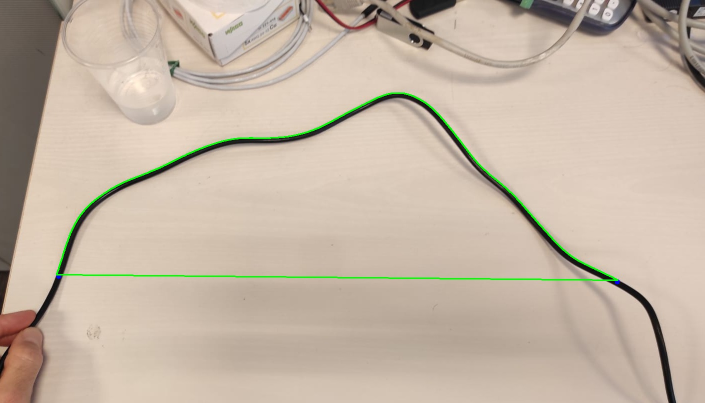
#> input picture photos/WhatsApp Image 2024-04-19 at 22.04.50.jpeg, 1410 x 806 px (shown at 1/2 size)
$ python OpenCV_line_fitting_1.py --img_path '../../photos/WhatsApp Image 2024-04-19 at 22.04.50.jpeg'
#> lines starting #> are read from the running program, lines starting #| are printed output that depends on the picture; after the words box and inside, x2 and y2 are one past the last pixel; in counts of white or black regions, pixels touching at a corner belong together
import argparse
import cv2
import random
import numpy as np
import matplotlib.pyplot as plt
from scipy.interpolate import splprep, splev
from scipy.spatial.distance import cdist

def filter_contours_by_size(contours, min_area, min_length):
    valid_contours = []
    for contour in contours:
        area = cv2.contourArea(contour)
        length = cv2.arcLength(contour, True)
        if area > min_area and length > min_length:
            valid_contours.append(contour)
    return valid_contours

def find_closest_contour_point(contour, point):
    distances = np.sqrt((contour[:, 0, 0] - point[0]) ** 2 + (contour[:, 0, 1] - point[1]) ** 2)
    min_index = np.argmin(distances)
    return min_index

def fit_spline(contour, smoothness=0.2):
    x = contour[:, 0, 0]
    y = contour[:, 0, 1]
    y = max(y) - y  # Invert y-coordinates for correct plotting
    tck, u = splprep([x, y], s=smoothness)  # Smaller s means more smoothing
    new_points = splev(np.linspace(0, 1, 100), tck)
    return new_points, tck, u

def plot_difference(contour, spline_points):
    contour_points = np.column_stack((contour[:, 0, 0], max(contour[:, 0, 1]) - contour[:, 0, 1]))
    spline_points_transposed = np.column_stack(spline_points)
    distances = cdist(contour_points, spline_points_transposed, 'euclidean')
    min_distances = np.min(distances, axis=1)
    plt.figure()
    plt.plot(min_distances)
    plt.title('Distance from Contour Points to Spline')
    plt.xlabel('Contour Point Index')
    plt.ylabel('Distance (pixels)')
    plt.show()


def display_and_trim_contour(img, contours):
    array_contour = []
    colors_array = []
    for contour in contours:
        color1, color2, color3 = random.randint(0, 255), random.randint(0, 255), random.randint(0, 255)
        img_copy = img.copy()
        cv2.drawContours(img_copy, [contour], -1, (color1, color2, color3), 3)
        cv2.namedWindow('Contour', cv2.WINDOW_NORMAL)
        cv2.resizeWindow('Contour', 800, 600)
        cv2.imshow('Contour', img_copy)
        response = cv2.waitKey(0)
        if response == ord('y'):
            array_contour.append(contour)
            colors_array.append((color1, color2, color3))
        elif response == ord('n'):
            continue
    cv2.destroyAllWindows()

    global points
    global all_points
    points = []
    all_points = []
    def click_event(event, x, y, flags, params):
        if event == cv2.EVENT_LBUTTONDOWN:
            if len(points) < 2:
                cv2.circle(img_selcted_contour, (x, y), 10, (255, 0, 0), -1)
                points.append((x, img_selcted_contour.shape[0] - y))  # Save inverted y
                all_points.append((x, img_selcted_contour.shape[0] - y))
                cv2.namedWindow('Image', cv2.WINDOW_NORMAL)
                cv2.resizeWindow('Image', 800, 600)
                cv2.imshow('Image', img_selcted_contour)
            #for point in all_points:
            #    cv2.circle(img_selcted_contour, (point[0], point[1]), 5, (0, 255, 0), -1)
            if len(points) == 2:
                cv2.destroyAllWindows()

    trimmed_contours = []
    for i, contour in enumerate(array_contour):
        img_selcted_contour = img.copy()
        cv2.drawContours(img_selcted_contour, [contour], -1, colors_array[i], 3)
        cv2.namedWindow('Image', cv2.WINDOW_NORMAL)
        cv2.resizeWindow('Image', 800, 600)
        cv2.imshow('Image', img_selcted_contour)
        points = []
        print("Please select two points to trim the contour.")
        cv2.setMouseCallback('Image', click_event)
        cv2.waitKey(0)
        cv2.destroyAllWindows()

        if len(points) == 2:
            real_distance = float(input("Enter the real world distance between the points (in cm): "))
            pixel_distance = np.linalg.norm(np.array(points[0]) - np.array(points[1]))
            scale_factor = real_distance / pixel_distance  # cm per pixel

            start_idx = find_closest_contour_point(contour, points[0])
            end_idx = find_closest_contour_point(contour, points[1])
            trimmed_contour = contour[min(start_idx, end_idx):max(start_idx, end_idx) + 1]
            trimmed_contours.append(trimmed_contour)

        # Apply scaling to trimmed_contour
        spline_points_array = []
        for contour in trimmed_contours:
            scaled_trimmed_contour = np.array(contour) * scale_factor

            spline_points, tck, u = fit_spline(scaled_trimmed_contour)
            spline_points_array.append(spline_points)
            #plot_difference(scaled_trimmed_contour, spline_points)
            #plt.figure()
            plt.plot(spline_points[0], spline_points[1], 'b-', label='Fitted Spline')
            plt.plot(scaled_trimmed_contour[:, 0, 0],
                        max(scaled_trimmed_contour[:, 0, 1]) - scaled_trimmed_contour[:, 0, 1], 'ro', label='Contour Points')
            plt.legend()
            plt.show()


    return spline_points_array


if __name__ == "__main__":
    parser = argparse.ArgumentParser(description='script for testing planners')
    parser.add_argument('-img_path', '--img_path', type=str, default=None, help='insert image path')

    args = parser.parse_args()

    # prepare the map
    img = cv2.imread(args.img_path)
#> img is the input picture: shape (806, 1410, 3); mean B, G, R 165.1, 181.5, 196.3
    if img is None:
        print("Error loading the image")

    img_gray = cv2.cvtColor(img, cv2.COLOR_BGR2GRAY)
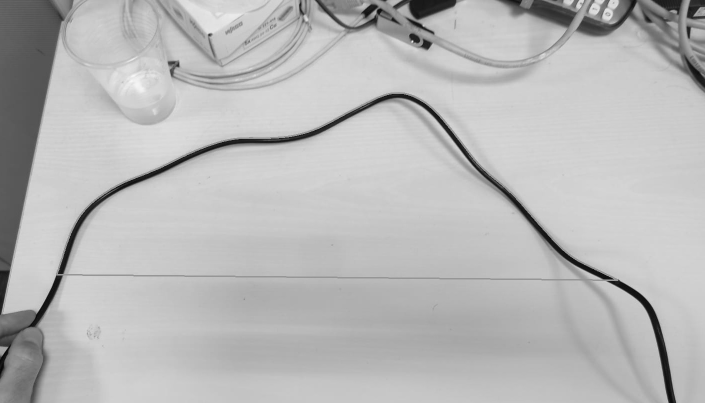
#> img_gray: shape (806, 1410) (shown at 1/2 size); min 1, max 253, mean 184
    edges = cv2.Canny(img_gray, 50, 150, apertureSize=3)
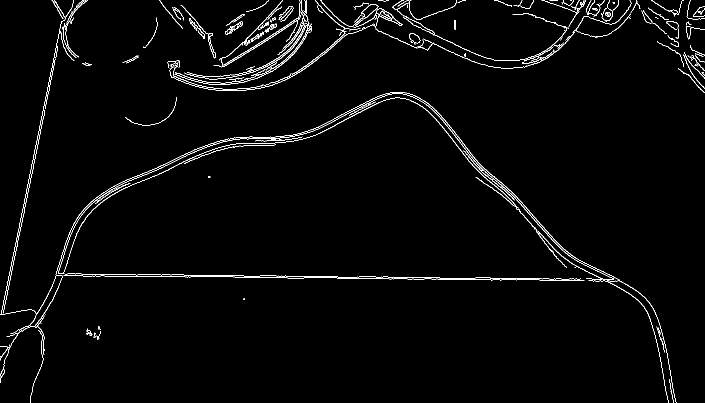
#> edges: shape (806, 1410) (shown at 1/2 size); 2% white in thin lines or dots
    #ret, thresh = cv2.threshold(img_gray, 100, 200, cv2.THRESH_BINARY)
    #contours, hierarchy = cv2.findContours(image=thresh, mode=cv2.RETR_EXTERNAL, method=cv2.CHAIN_APPROX_SIMPLE)#cv2.RETR_LIST
    contours, hierarchy = cv2.findContours(image=edges, mode=cv2.RETR_EXTERNAL, method=cv2.CHAIN_APPROX_SIMPLE)#cv2.RETR_EXTERNAL, cv2.RETR_TREE, cv2.RETR_LIST ##cv2.CHAIN_APPROX_SIMPLE
#> contours = 202 contours, 145 with area under 20; largest, box (x1, y1, x2, y2) and area: (116, 187, 1228, 560) 1068, (640, 0, 806, 55) 602, (0, 0, 1353, 806) 560, (707, 8, 757, 52) 463, (751, 0, 1263, 137) 198
    filtered_contours = filter_contours_by_size(contours, min_area=20, min_length=150)
#> the loop in filter_contours_by_size, `for contour in contours:` made 202 passes
#> (area, length) on passes 13, 14, 21: (27, 233.6), (20, 52.28), (60.5, 696.1)
#> after the loop in filter_contours_by_size, `for contour in contours:`: valid_contours = 43 contours; largest, box (x1, y1, x2, y2) and area: (116, 187, 1228, 560) 1068, (640, 0, 806, 55) 602, (0, 0, 1353, 806) 560, (707, 8, 757, 52) 463, (751, 0, 1263, 137) 198
#> filtered_contours has the same summary as valid_contours in filter_contours_by_size
    spline_points = display_and_trim_contour(img, filtered_contours)
#> the loop in display_and_trim_contour, `for contour in contours:` made 43 passes; (key Esc is pressed on pass 1)
#> (color1, color2, color3) on passes 1 to 12: (197, 215, 20), (132, 248, 207), (155, 244, 183), (111, 71, 144), (71, 48, 128), (75, 158, 50), (37, 169, 241), (51, 181, 222), (161, 104, 244), (226, 133, 31), (7, 47, 204), (0, 252, 170)
#> pass 2, in display_and_trim_contour, `cv2.imshow('Contour', img_copy)`:
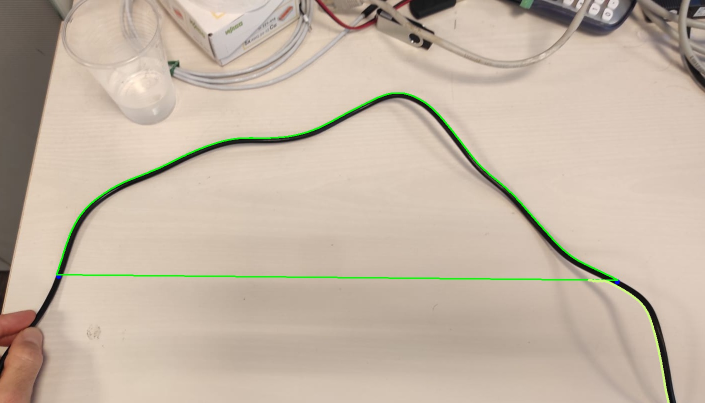
#> window 'Contour': shape (806, 1410, 3) (shown at 1/2 size); mean B, G, R 165.1, 181.7, 196.5
#> after the loop in display_and_trim_contour, `for contour in contours:`: array_contour = []
#> (the run stopped early here; a loop or call above may not have finished)

$ run again, on photos/bead_maze2.jpeg
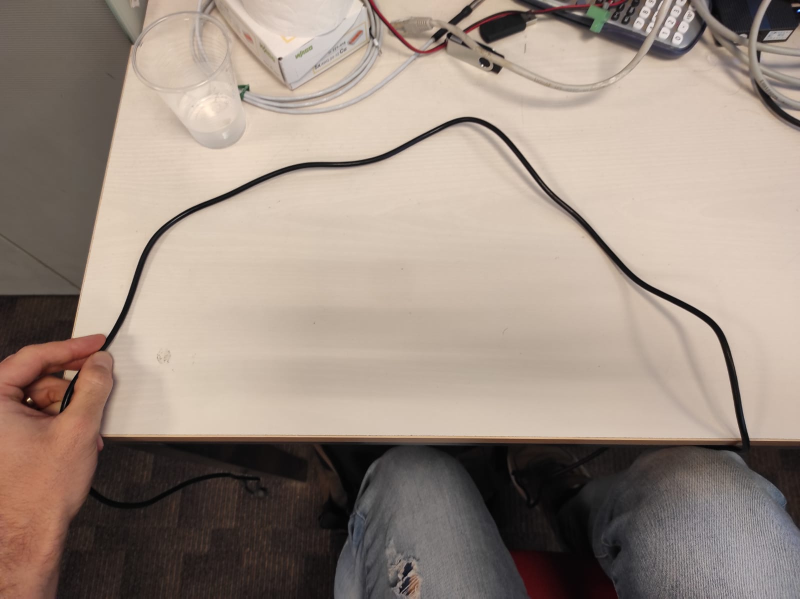
#> input picture photos/bead_maze2.jpeg, 1600 x 1197 px (shown at 1/2 size)
#> img is the input picture: shape (1197, 1600, 3); mean B, G, R 129.4, 140.3, 155.5
#> `img_gray = cv2.cvtColor(img, cv2.COLOR_BGR2GRAY)`:
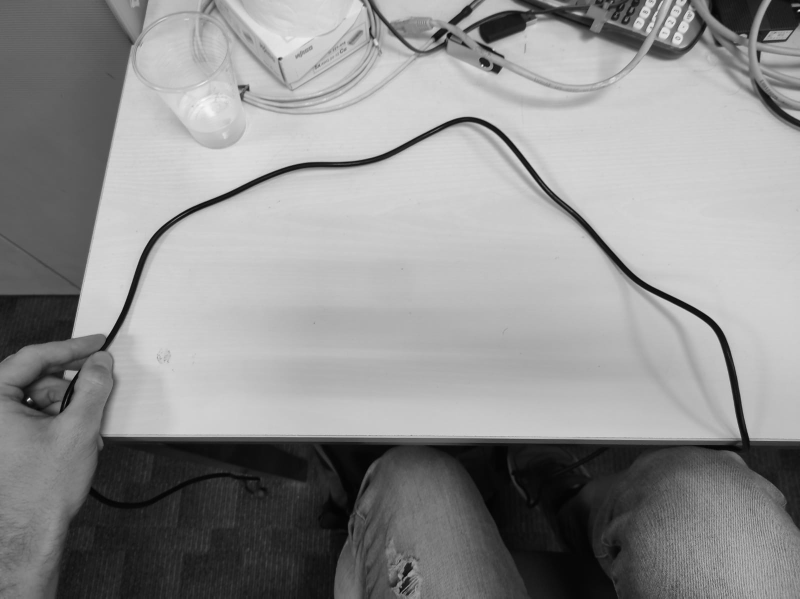
#> img_gray: shape (1197, 1600) (shown at 1/2 size); min 0, max 253, mean 143.6
#> `edges = cv2.Canny(img_gray, 50, 150, apertureSize=3)`:
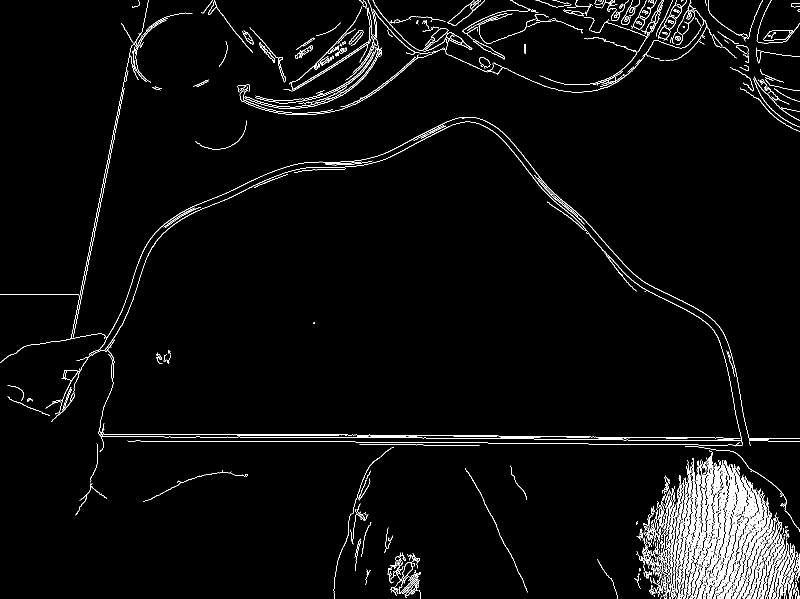
#> edges: shape (1197, 1600) (shown at 1/2 size); 3.1% white in thin lines or dots
#> contours = 874 contours, 754 with area under 20; largest, box (x1, y1, x2, y2) and area: (1357, 916, 1404, 1197) 2202, (1316, 0, 1354, 81) 820, (1432, 986, 1450, 1185) 736, (1443, 975, 1472, 1197) 704, (0, 0, 1600, 883) 681
#> the loop in filter_contours_by_size, `for contour in contours:` made 874 passes
#> (area, length) on passes 51, 137, 176: (49.5, 60.87), (214.5, 175.4), (40, 390.7)
#> after the loop in filter_contours_by_size, `for contour in contours:`: valid_contours = 87 contours; largest, box (x1, y1, x2, y2) and area: (1357, 916, 1404, 1197) 2202, (1316, 0, 1354, 81) 820, (1432, 986, 1450, 1185) 736, (1443, 975, 1472, 1197) 704, (0, 0, 1600, 883) 681
#> filtered_contours has the same summary as valid_contours in filter_contours_by_size
#> the loop in display_and_trim_contour, `for contour in contours:` made 87 passes; (key Esc is pressed on pass 1)
#> (color1, color2, color3) on passes 1 to 8: (197, 215, 20), (132, 248, 207), (155, 244, 183), (111, 71, 144), (71, 48, 128), (75, 158, 50), (37, 169, 241), (51, 181, 222)
#> after the loop in display_and_trim_contour, `for contour in contours:`: array_contour = []
